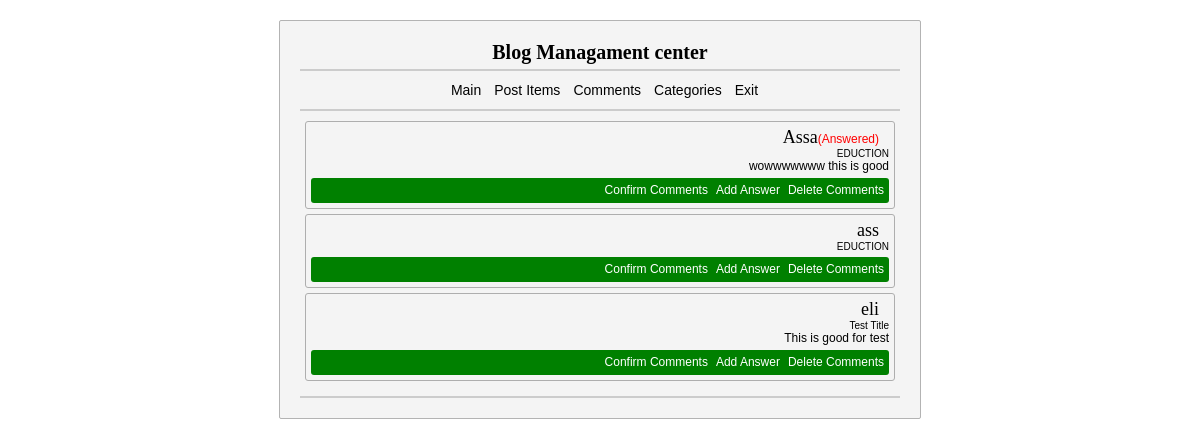
The page /admin/comments.php (signed in) on the database its author committed.
### tables this page shows
CREATE TABLE IF NOT EXISTS `comments` (
  `id` int(11) NOT NULL,
  `user_email` varchar(30) NOT NULL,
  `user_name` varchar(30) NOT NULL,
  `post_id` int(11) NOT NULL,
  `answer` text,
  `comment` varchar(300) NOT NULL,
  `is_confirm` int(11) NOT NULL DEFAULT '0'
);

CREATE TABLE IF NOT EXISTS `posts` (
  `id` int(11) NOT NULL,
  `post_title` text NOT NULL,
  `post_text` varchar(100) NOT NULL,
  `post_cat` int(11) NOT NULL
);

### admin/comments.php (the view, shortened to what this page needs)
<!doctype html>
<html lang="en">
<head>
    <link rel="stylesheet" href="styles.css" type="text/css">
</head>
<body>
<div class="admin">
    <h2>Blog Managament center</h2>
    <div class="top-menu">
        <ul>
            <li><a href="index.php">Main</a></li>
            <li><a href="posts.php">Post Items</a></li>
            <li><a href="comments.php">Comments</a></li>
            <li><a href="cats.php">Categories</a></li>
            <li><a href="logout.php">Exit</a></li>
        </ul>
    </div>
    <div class="setting">
        <?php
        global $db;
        $get_comments = mysqli_query($db, "SELECT * FROM comments WHERE is_confirm=0 ORDER BY id DESC ");
        while ($row = mysqli_fetch_assoc($get_comments)) {
            ?>
            <div class="comment-item">
                <div class="comment-username"><?php echo $row['user_name'] ?><span style="font-family: Arial;color: red;font-size: 12px;padding-right: 10px"><?php if ($row['answer'] != null) {
                            echo '(Answered)';
                        } ?></span></div>
                <div class="comment-post-name"><?php
                    $post_id =  $row['post_id'];
                    $get_posts = mysqli_query($db,"SELECT * FROM posts WHERE id=$post_id");
                    $get_post = mysqli_fetch_assoc($get_posts);
                    echo $get_post['post_title']
                    ?></div>
                <div class="comment"><?php echo $row['comment'] ?></div>
                <div class="comment-setting">
                    <ul>
                        <li><a href="action/confirm-comment.php?comment-id=<?php echo $row['id'] ?>" onclick="return confirm('Verified?')">Confirm Comments</a></li>
                        <li><a href="add-comment-answer.php?comment-id=<?php echo $row['id'] ?>">Add Answer</a></li>
                        <li><a href="action/delete-comment.php?comment-id=<?php echo $row['id'] ?>" onclick="return confirm('Will Delete?')">Delete Comments</a></li>
                    </ul>
                </div>
            </div>
            <?php
        }
        ?>
    </div>
</div>
</body>
</html>

### admin/styles.css (style rules this page uses)
body { direction: ltr; }
.admin a { color: #358ac8; text-decoration: none; font-family: Arial; }
.admin { text-align: center; width: 600px; margin: 20px auto; background-color: #f4f4f4; padding: 20px; border: 1px solid #b3b3b3; border-radius: 2px; }
.admin h2 { padding: 0 0 5px 0; margin: 0; font-size: 20px; border-bottom: 2px solid #ccc; }
.admin .top-menu ul { padding: 0 0 10px 0; margin: 10px 0 0 0; border-bottom: 2px solid #ccc; }
.admin .top-menu ul li { padding-left: 9px; display: inline-block; direction: ltr; font-family: Arial; font-size: 14px; }
.admin .top-menu ul li a { text-decoration: none; color: #000; }
.setting { margin-top: 10px; padding: 0 0 10px 0; border-bottom: 2px solid #ccc; }
.comment-item { border: 1px solid #aeaeae; border-radius: 3px; margin: 5px; padding: 5px; text-align: right; }
.comment-item .comment-username { font-size: 18px; }
.comment-item .comment { font-family: Arial; font-size: 12px; }
.comment-item .comment-post-name { font-family: Arial; font-size: 10px; }
.comment-item .comment-setting { background-color: green; margin-top: 5px; font-size: 12px; padding: 5px; border-radius: 3px; }
.comment-item .comment-setting a { color: #fff; }
.comment-item .comment-setting ul { padding: 0; margin: 0; }
.comment-item .comment-setting ul li { display: inline-block; margin-left: 5px; }

### rows shown on the page
comments: user_name "Assa", shows "(Answered)", post.post_title "EDUCTION", comment "wowwwwwww this is good"
comments: user_name "ass", post.post_title "EDUCTION"
comments: user_name "eli", post.post_title "Test Title", comment "This is good for test"
